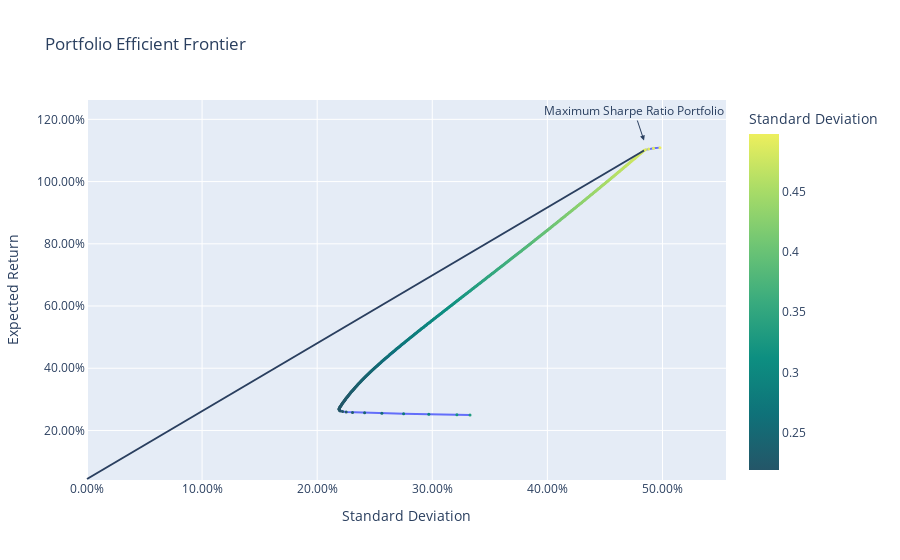

Notebook cell for this chart:
### Code cell
from pynance import portfolio_optimizer as po
ticker_list = ['AAPL', 'GOOGL', 'MSFT', 'TSLA', 'NVDA', 'AMZN', 'META']
portfolio = po.PortfolioCalculations(ticker_list)
fig = portfolio.efficient_frontier()
fig.show()

### Figure 1 — Plotly figure (JSON) as saved in the notebook; plotly's stock layout.template omitted (floating-point values rounded to 4 significant figures; data arrays with more than 128 entries replaced by an {"elided": "..."} marker saying what was removed)
{"data": [{"customdata": {"elided": "455x3 str values"}, "hovertemplate": "Standard Deviation=%{marker.color}<br>Expected Return=%{y}<br>Stock 1=%{customdata[0]}<br>Stock 2=%{customdata[1]}<br>Stock 3=%{customdata[2]}<extra></extra>", "legendgroup": "", "marker": {"color": {"elided": "455 float values"}, "coloraxis": "coloraxis", "size": 3, "symbol": "circle"}, "mode": "markers+lines", "name": "", "orientation": "v", "showlegend": false, "type": "scatter", "x": {"elided": "455 float values"}, "xaxis": "x", "y": {"elided": "455 float values"}, "yaxis": "y"}], "layout": {"annotations": [{"arrowhead": 2, "showarrow": true, "text": "Maximum Sharpe Ratio Portfolio", "x": 0.484, "xshift": 0, "y": 1.1, "yshift": 10}], "coloraxis": {"colorbar": {"title": {"text": "Standard Deviation"}}, "colorscale": [[0, "rgb(36, 86, 104)"], [0.1667, "rgb(15, 114, 121)"], [0.3333, "rgb(13, 143, 129)"], [0.5, "rgb(57, 171, 126)"], [0.6667, "rgb(110, 197, 116)"], [0.8333, "rgb(169, 220, 103)"], [1, "rgb(237, 239, 93)"]]}, "legend": {"tracegroupgap": 0}, "shapes": [{"type": "line", "x0": 0, "x1": 0.484, "y0": 0.04397, "y1": 1.1}], "title": {"text": "Portfolio Efficient Frontier"}, "xaxis": {"anchor": "y", "domain": [0, 1], "tickformat": ",.2%", "title": {"text": "Standard Deviation"}}, "yaxis": {"anchor": "x", "domain": [0, 1], "tickformat": ",.2%", "title": {"text": "Expected Return"}}}}
